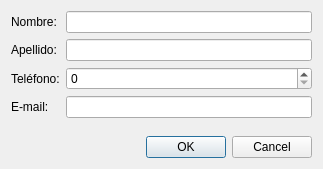
<?xml version="1.0" encoding="UTF-8"?>
<ui version="4.0">
 <class>PersonaDialog</class>
 <widget class="QDialog" name="PersonaDialog">
  <property name="geometry">
   <rect>
    <x>0</x>
    <y>0</y>
    <width>323</width>
    <height>169</height>
   </rect>
  </property>
  <property name="windowTitle">
   <string>Dialog</string>
  </property>
  <layout class="QVBoxLayout" name="verticalLayout">
   <item>
    <layout class="QFormLayout" name="formLayout">
     <item row="0" column="0">
      <widget class="QLabel" name="label">
       <property name="text">
        <string>Nombre:</string>
       </property>
      </widget>
     </item>
     <item row="0" column="1">
      <widget class="QLineEdit" name="inNombre"/>
     </item>
     <item row="1" column="0">
      <widget class="QLabel" name="label_2">
       <property name="text">
        <string>Apellido:</string>
       </property>
      </widget>
     </item>
     <item row="1" column="1">
      <widget class="QLineEdit" name="inApellido"/>
     </item>
     <item row="2" column="0">
      <widget class="QLabel" name="label_3">
       <property name="text">
        <string>Teléfono:</string>
       </property>
      </widget>
     </item>
     <item row="3" column="0">
      <widget class="QLabel" name="label_4">
       <property name="text">
        <string>E-mail:</string>
       </property>
      </widget>
     </item>
     <item row="3" column="1">
      <widget class="QLineEdit" name="inEmail"/>
     </item>
     <item row="2" column="1">
      <widget class="QSpinBox" name="inTelefono">
       <property name="maximum">
        <number>999999999</number>
       </property>
      </widget>
     </item>
    </layout>
   </item>
   <item>
    <widget class="QDialogButtonBox" name="buttonBox">
     <property name="standardButtons">
      <set>QDialogButtonBox::Cancel|QDialogButtonBox::Ok</set>
     </property>
    </widget>
   </item>
  </layout>
 </widget>
 <resources/>
 <connections/>
</ui>
